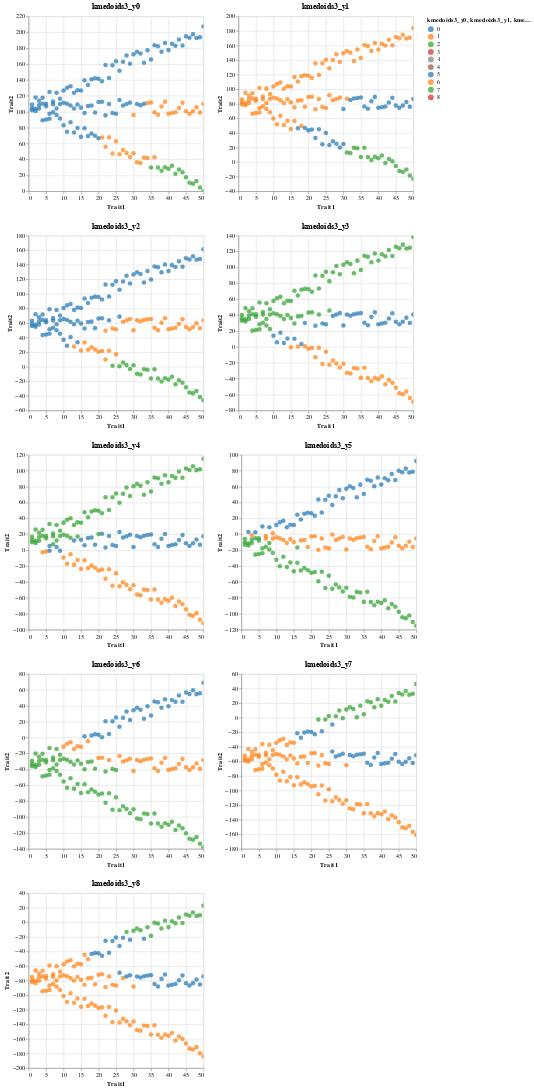

Write notebook code for a chart like this one.
### Markdown cell above
## Plot the iteration for kmedoids

### Code cell
(kmedoids_plots[kmed_labs[0]] | kmedoids_plots[kmed_labs[1]]) & (kmedoids_plots[kmed_labs[2]] | kmedoids_plots[kmed_labs[3]]) & (kmedoids_plots[kmed_labs[4]] | kmedoids_plots[kmed_labs[5]]) & (kmedoids_plots[kmed_labs[6]] | kmedoids_plots[kmed_labs[7]]) & (kmedoids_plots[kmed_labs[8]])

### Figure 1 — Vega-Lite specification as saved in the notebook (floating-point values rounded to 4 significant figures; data arrays with more than 128 entries replaced by an {"elided": "..."} marker saying what was removed)
{"config": {"view": {"continuousWidth": 300, "continuousHeight": 300}}, "vconcat": [{"hconcat": [{"data": {"name": "data-cba89b8de47bdf003e895c17666fe4c4"}, "mark": {"type": "circle", "size": 60}, "encoding": {"color": {"field": "kmedoids3_y0", "scale": {"domain": [0.0, 1.0, 2.0, 3.0, -1.0, 4.0], "range": ["#1f77b4", "#ff7f0e", "#2ca02c", "#d62728", "#808080", "#8c564b"]}, "type": "nominal"}, "tooltip": [{"field": "dbscan_eps001_y0", "type": "quantitative"}, {"field": "kmedoids3_y0", "type": "quantitative"}], "x": {"field": "Trait1", "type": "quantitative"}, "y": {"field": "Trait2", "type": "quantitative"}}, "name": "view_154", "title": "kmedoids3_y0"}, {"data": {"name": "data-31e2152189806ae95ae7b65836f2c008"}, "mark": {"type": "circle", "size": 60}, "encoding": {"color": {"field": "kmedoids3_y1", "scale": {"domain": [0.0, 1.0, 2.0, -1.0, 3.0, 4.0, 5.0, 6.0, 7.0], "range": ["#1f77b4", "#ff7f0e", "#2ca02c", "#808080", "#9467bd", "#8c564b", "#e377c2", "#7f7f7f", "#bcbd22"]}, "type": "nominal"}, "tooltip": [{"field": "dbscan_eps001_y1", "type": "quantitative"}, {"field": "kmedoids3_y1", "type": "quantitative"}], "x": {"field": "Trait1", "type": "quantitative"}, "y": {"field": "Trait2", "type": "quantitative"}}, "name": "view_155", "title": "kmedoids3_y1"}]}, {"hconcat": [{"data": {"name": "data-eba81aa37a13d9e130fef838f9a89cfc"}, "mark": {"type": "circle", "size": 60}, "encoding": {"color": {"field": "kmedoids3_y2", "scale": {"domain": [0.0, -1.0, 1.0, 2.0, 3.0, 4.0, 5.0], "range": ["#1f77b4", "#808080", "#2ca02c", "#d62728", "#9467bd", "#8c564b", "#e377c2"]}, "type": "nominal"}, "tooltip": [{"field": "dbscan_eps001_y2", "type": "quantitative"}, {"field": "kmedoids3_y2", "type": "quantitative"}], "x": {"field": "Trait1", "type": "quantitative"}, "y": {"field": "Trait2", "type": "quantitative"}}, "name": "view_156", "title": "kmedoids3_y2"}, {"data": {"name": "data-70239b66c3945321eea15978b205d969"}, "mark": {"type": "circle", "size": 60}, "encoding": {"color": {"field": "kmedoids3_y3", "scale": {"domain": [0.0, 1.0, 2.0, 3.0, -1.0, 4.0, 5.0, 6.0], "range": ["#1f77b4", "#ff7f0e", "#2ca02c", "#d62728", "#808080", "#8c564b", "#e377c2", "#7f7f7f"]}, "type": "nominal"}, "tooltip": [{"field": "dbscan_eps001_y3", "type": "quantitative"}, {"field": "kmedoids3_y3", "type": "quantitative"}], "x": {"field": "Trait1", "type": "quantitative"}, "y": {"field": "Trait2", "type": "quantitative"}}, "name": "view_157", "title": "kmedoids3_y3"}]}, {"hconcat": [{"data": {"name": "data-d6dfdce46fc3a4936cbb291d0528f9a2"}, "mark": {"type": "circle", "size": 60}, "encoding": {"color": {"field": "kmedoids3_y4", "scale": {"domain": [0.0, 1.0, 2.0, 3.0, 4.0, 5.0, -1.0, 6.0, 7.0, 8.0], "range": ["#1f77b4", "#ff7f0e", "#2ca02c", "#d62728", "#9467bd", "#8c564b", "#808080", "#7f7f7f", "#bcbd22", "#17becf"]}, "type": "nominal"}, "tooltip": [{"field": "dbscan_eps001_y4", "type": "quantitative"}, {"field": "kmedoids3_y4", "type": "quantitative"}], "x": {"field": "Trait1", "type": "quantitative"}, "y": {"field": "Trait2", "type": "quantitative"}}, "name": "view_158", "title": "kmedoids3_y4"}, {"data": {"name": "data-e1ae4812c20b8ea20d1b356a129ab090"}, "mark": {"type": "circle", "size": 60}, "encoding": {"color": {"field": "kmedoids3_y5", "scale": {"domain": [0.0, 1.0, 2.0, 3.0, -1.0, 4.0, 5.0, 6.0, 7.0, 8.0], "range": ["#1f77b4", "#ff7f0e", "#2ca02c", "#d62728", "#808080", "#8c564b", "#e377c2", "#7f7f7f", "#bcbd22", "#17becf"]}, "type": "nominal"}, "tooltip": [{"field": "dbscan_eps001_y5", "type": "quantitative"}, {"field": "kmedoids3_y5", "type": "quantitative"}], "x": {"field": "Trait1", "type": "quantitative"}, "y": {"field": "Trait2", "type": "quantitative"}}, "name": "view_159", "title": "kmedoids3_y5"}]}, {"hconcat": [{"data": {"name": "data-3d8e48f541b068a5bbe8266859901e9c"}, "mark": {"type": "circle", "size": 60}, "encoding": {"color": {"field": "kmedoids3_y6", "scale": {"domain": [0.0, 1.0, -1.0, 2.0, 3.0], "range": ["#1f77b4", "#ff7f0e", "#808080", "#d62728", "#9467bd"]}, "type": "nominal"}, "tooltip": [{"field": "dbscan_eps001_y6", "type": "quantitative"}, {"field": "kmedoids3_y6", "type": "quantitative"}], "x": {"field": "Trait1", "type": "quantitative"}, "y": {"field": "Trait2", "type": "quantitative"}}, "name": "view_160", "title": "kmedoids3_y6"}, {"data": {"name": "data-1162278cd9cca242a456272f07ab28da"}, "mark": {"type": "circle", "size": 60}, "encoding": {"color": {"field": "kmedoids3_y7", "scale": {"domain": [0.0, 1.0, -1.0, 2.0, 3.0, 4.0], "range": ["#1f77b4", "#ff7f0e", "#808080", "#d62728", "#9467bd", "#8c564b"]}, "type": "nominal"}, "tooltip": [{"field": "dbscan_eps001_y7", "type": "quantitative"}, {"field": "kmedoids3_y7", "type": "quantitative"}], "x": {"field": "Trait1", "type": "quantitative"}, "y": {"field": "Trait2", "type": "quantitative"}}, "name": "view_161", "title": "kmedoids3_y7"}]}, {"data": {"name": "data-79fa5dc662b5abfb25bc47fa31e64231"}, "mark": {"type": "circle", "size": 60}, "encoding": {"color": {"field": "kmedoids3_y8", "scale": {"domain": [0.0, 1.0, 2.0, 3.0, 4.0, -1.0, 5.0, 6.0, 7.0, 8.0], "range": ["#1f77b4", "#ff7f0e", "#2ca02c", "#d62728", "#9467bd", "#808080", "#e377c2", "#7f7f7f", "#bcbd22", "#17becf"]}, "type": "nominal"}, "tooltip": [{"field": "dbscan_eps001_y8", "type": "quantitative"}, {"field": "kmedoids3_y8", "type": "quantitative"}], "x": {"field": "Trait1", "type": "quantitative"}, "y": {"field": "Trait2", "type": "quantitative"}}, "name": "view_162", "title": "kmedoids3_y8"}], "params": [{"name": "param_200", "select": {"type": "interval", "encodings": ["x", "y"]}, "bind": "scales", "views": ["view_154"]}, {"name": "param_202", "select": {"type": "interval", "encodings": ["x", "y"]}, "bind": "scales", "views": ["view_155"]}, {"name": "param_204", "select": {"type": "interval", "encodings": ["x", "y"]}, "bind": "scales", "views": ["view_156"]}, {"name": "param_206", "select": {"type": "interval", "encodings": ["x", "y"]}, "bind": "scales", "views": ["view_157"]}, {"name": "param_208", "select": {"type": "interval", "encodings": ["x", "y"]}, "bind": "scales", "views": ["view_158"]}, {"name": "param_210", "select": {"type": "interval", "encodings": ["x", "y"]}, "bind": "scales", "views": ["view_159"]}, {"name": "param_212", "select": {"type": "interval", "encodings": ["x", "y"]}, "bind": "scales", "views": ["view_160"]}, {"name": "param_214", "select": {"type": "interval", "encodings": ["x", "y"]}, "bind": "scales", "views": ["view_161"]}, {"name": "param_216", "select": {"type": "interval", "encodings": ["x", "y"]}, "bind": "scales", "views": ["view_162"]}], "$schema": "https://vega.github.io/schema/vega-lite/v5.16.3.json", "datasets": {"data-cba89b8de47bdf003e895c17666fe4c4": {"elided": "150 records"}, "data-31e2152189806ae95ae7b65836f2c008": {"elided": "150 records"}, "data-eba81aa37a13d9e130fef838f9a89cfc": {"elided": "150 records"}, "data-70239b66c3945321eea15978b205d969": {"elided": "150 records"}, "data-d6dfdce46fc3a4936cbb291d0528f9a2": {"elided": "150 records"}, "data-e1ae4812c20b8ea20d1b356a129ab090": {"elided": "150 records"}, "data-3d8e48f541b068a5bbe8266859901e9c": {"elided": "150 records"}, "data-1162278cd9cca242a456272f07ab28da": {"elided": "150 records"}, "data-79fa5dc662b5abfb25bc47fa31e64231": {"elided": "150 records"}}}
